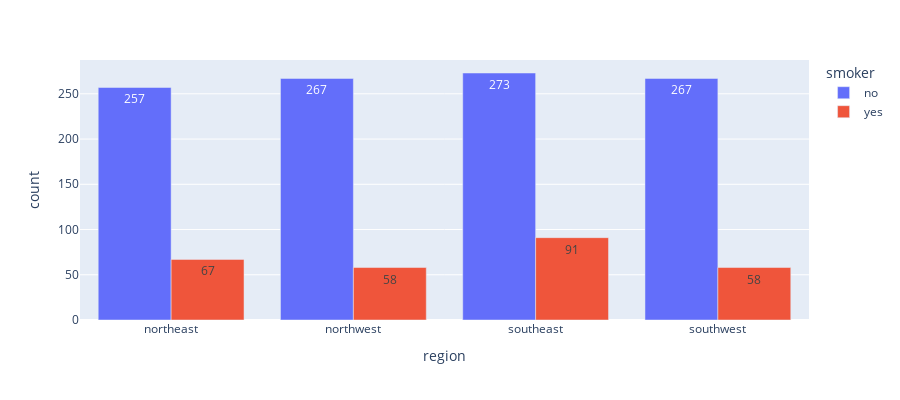

Write notebook code for a chart like this one.
### Code cell
fig = px.bar(reg_and_smok, x= "region", y= 'count',
             color='smoker', barmode='group', text_auto='.',
             height=400)
fig.show()

### Figure 1 — Plotly figure (JSON) as saved in the notebook; plotly's stock layout.template omitted (floating-point values rounded to 4 significant figures)
{"data": [{"alignmentgroup": "True", "hovertemplate": "smoker=no<br>region=%{x}<br>count=%{y}<extra></extra>", "legendgroup": "no", "marker": {"color": "#636efa", "pattern": {"shape": ""}}, "name": "no", "offsetgroup": "no", "orientation": "v", "showlegend": true, "textposition": "auto", "texttemplate": "%{y:.}", "type": "bar", "x": ["northeast", "northwest", "southeast", "southwest"], "xaxis": "x", "y": [257, 267, 273, 267], "yaxis": "y"}, {"alignmentgroup": "True", "hovertemplate": "smoker=yes<br>region=%{x}<br>count=%{y}<extra></extra>", "legendgroup": "yes", "marker": {"color": "#EF553B", "pattern": {"shape": ""}}, "name": "yes", "offsetgroup": "yes", "orientation": "v", "showlegend": true, "textposition": "auto", "texttemplate": "%{y:.}", "type": "bar", "x": ["northeast", "northwest", "southeast", "southwest"], "xaxis": "x", "y": [67, 58, 91, 58], "yaxis": "y"}], "layout": {"barmode": "group", "height": 400, "legend": {"title": {"text": "smoker"}, "tracegroupgap": 0}, "margin": {"t": 60}, "xaxis": {"anchor": "y", "domain": [0, 1], "title": {"text": "region"}}, "yaxis": {"anchor": "x", "domain": [0, 1], "title": {"text": "count"}}}}
